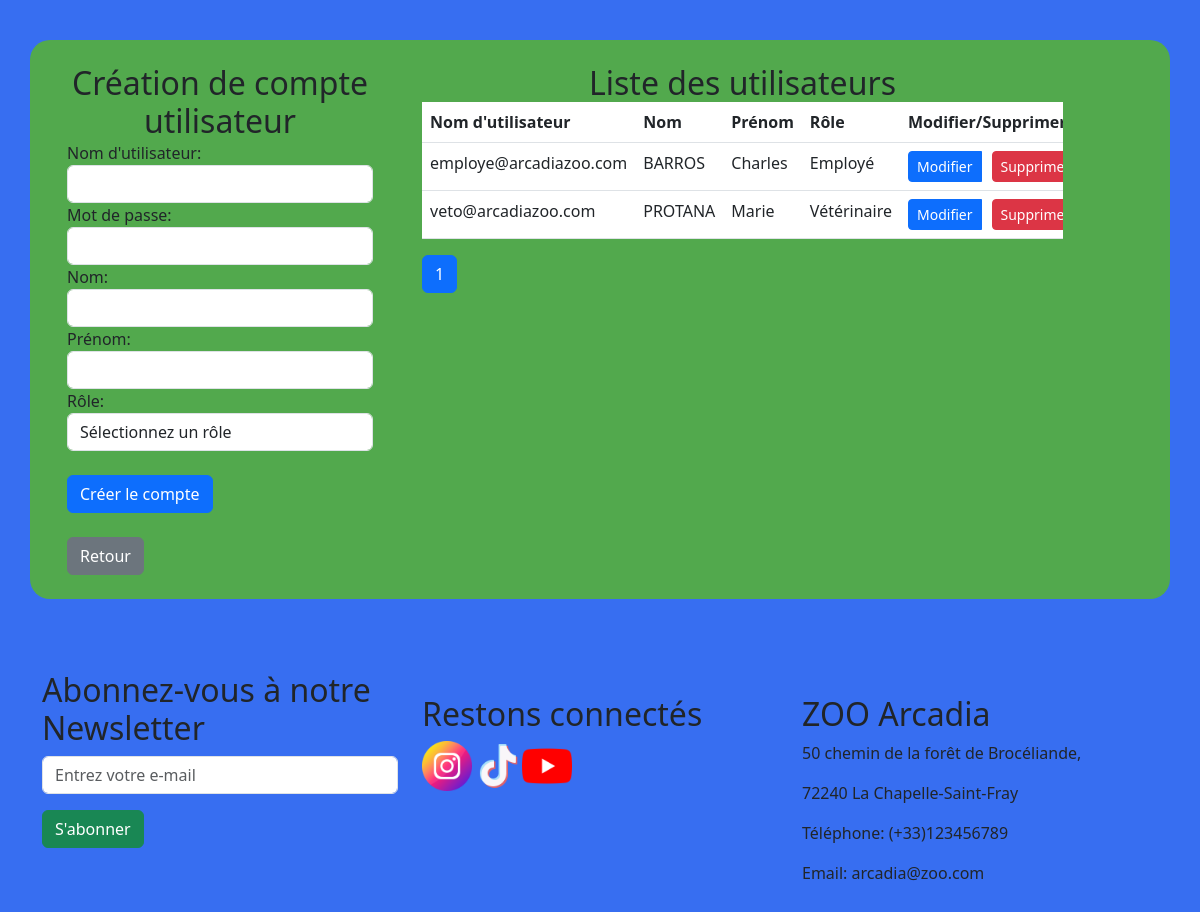
The page /compte.php (signed in) on the database its author committed.
### tables this page shows
CREATE TABLE IF NOT EXISTS utilisateur (
    username VARCHAR(255) PRIMARY KEY,
    nom VARCHAR(255),
    password VARCHAR(255),
    prenom VARCHAR(255),
    role_id INT,
    FOREIGN KEY (role_id) REFERENCES role(role_id)
);

### front/compte_admin.php (the view, shortened to what this page needs)
<?php
require_once('back/connect_bdd.php');
$usersPerPage = 5;
$totalUsersQuery = "SELECT COUNT(*) as total FROM utilisateur";
$stmt = $connexion->prepare($totalUsersQuery);
$stmt->execute();
$totalUsersResult = $stmt->get_result();
$totalUsers = $totalUsersResult->fetch_assoc()['total'];
$totalPages = ceil($totalUsers / $usersPerPage);
$current_page = isset($_GET['page']) ? intval($_GET['page']) : 1;
$offset = ($current_page - 1) * $usersPerPage;
$query = "SELECT * FROM utilisateur LIMIT ?, ?";
$stmt = $connexion->prepare($query);
$stmt->bind_param("ii", $offset, $usersPerPage);
$stmt->execute();
$result = $stmt->get_result();
?>
<div class="container" id="background2">
    <div class="row">
        <div class="col-md-4 mt-4">
            <h2 class="text-center">Création de compte utilisateur</h2>
            <form method="post" action="back/compte_data.php" class="custom-form">
                <div class="form-group">
                    <label for="username">Nom d'utilisateur:</label>
                    <input type="text" class="form-control" id="username" name="username" required>
                </div>
                <div class="form-group">
                    <label for="password">Mot de passe:</label>
                    <input type="password" class="form-control" id="password" name="password" required>
                </div>
                <div class="form-group">
                    <label for="nom">Nom:</label>
                    <input type="text" class="form-control" id="nom" name="nom" required>
                </div>
                <div class="form-group">
                    <label for="prenom">Prénom:</label>
                    <input type="text" class="form-control" id="prenom" name="prenom" required>
                </div>
                <div class="form-group">
                    <label for="role">Rôle:</label>
                    <select class="form-control" id="role" name="role" required>
                        <option value="">Sélectionnez un rôle</option>
                    </select>
                </div>
                <br>
                <button type="submit" class="btn btn-primary btn-block">Créer le compte</button>
                <br><br>
            <a href="admin.php" class="btn btn-secondary btn-block">Retour</a>
            <br><br>
            </form>
        </div>
        <div class="col-md-7">
            <br>
            <h2 class="text-center">Liste des utilisateurs</h2>
            <div class="table-responsive overflow-auto">
            <table class="table">
                <thead>
                    <tr>
                        <th>Nom d'utilisateur</th>
                        <th>Nom</th>
                        <th>Prénom</th>
                        <th>Rôle</th>
                        <th>Modifier/Supprimer</th>
                    </tr>
                </thead>
                <tbody>
                <?php
                $firstRow = true;
                while ($row = $result->fetch_assoc()) {
                    if ($row['role_id'] == 1 && $firstRow) {
                        $firstRow = false;
                        continue;
                    }
                    echo "<tr>";
                    echo "<td class='username'>" . $row['username'] . "</td>";
                    echo "<td class='nom'>" . $row['nom'] . "</td>";
                    echo "<td class='prenom'>" . $row['prenom'] . "</td>";
                    echo "<td class='role'>";
                    switch ($row['role_id']) {
                        case 2:
                            echo "Employé";
                            break;
                        case 3:
                            echo "Vétérinaire";
                            break;
                    }
                    echo "</td>";
                    echo "<td>";
                    echo "<div class='btn-group' role='group'>";
                    echo "<button class='btn btn-primary btn-sm edit-button'>Modifier</button>";
                    echo "<form class='delete-form' method='post' action='' onsubmit='return confirmDelete()'>";
                    echo "<button type='submit' class='btn btn-danger btn-sm delete-button'>Supprimer</button>";
                    echo "</form>";
                    echo "</div>";
                    echo "</td>";
                    echo "</tr>";
                }
                ?>
                </tbody>
            </table>
            </div>
            <div class="pagination">
                <?php for ($i = 1; $i <= $totalPages; $i++) : ?>
                    <a href="?page=<?php echo $i; ?>" class="page-item <?php if ($i === $current_page) echo 'active'; ?>">
                        <span class="page-link"><?php echo $i; ?></span>
                    </a>
                <?php endfor; ?>
            </div>
            <br>
        </div>
    </div>
</div>

### front/css/style.css (style rules this page uses)
body { background-color: rgb(55, 110, 241); }
.container { flex-direction: row; display: flex; flex-direction: column; gap: 20px; }
#background2 { background-color: rgb(82, 169, 77); border-radius: 20px; }
.custom-form { margin-left: 25px; margin-right: 25px; }
.text-center { text-align: center; margin: auto; }

### rows shown on the page
utilisateur: username "employe@arcadiazoo.com", nom "BARROS", prenom "Charles", shows "Employé"
utilisateur: username "veto@arcadiazoo.com", nom "PROTANA", prenom "Marie", shows "Vétérinaire"
